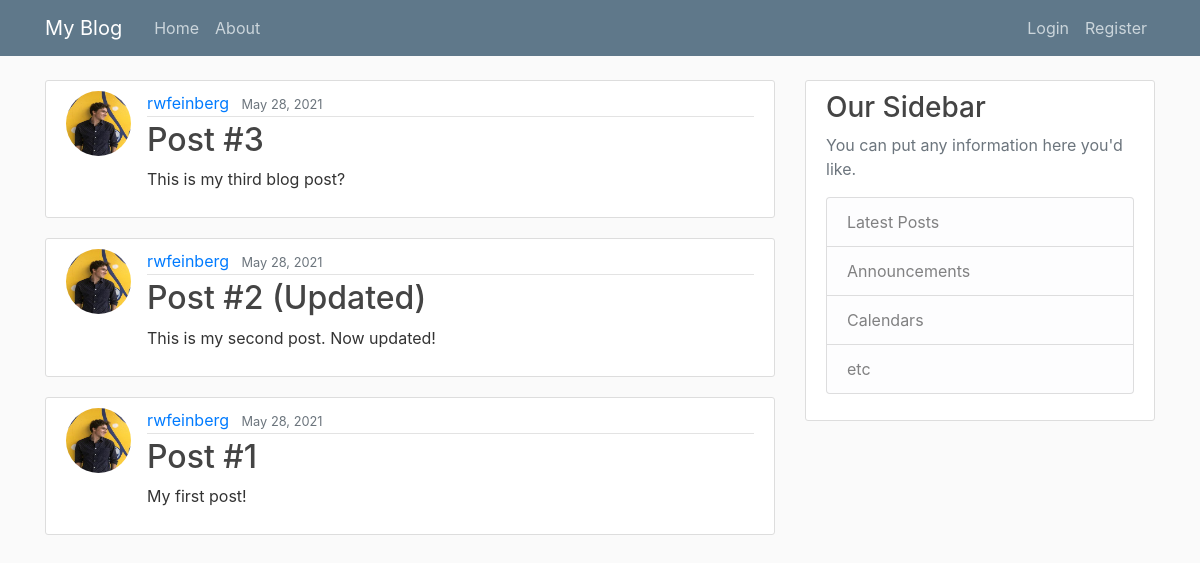
The app's page /, older data.
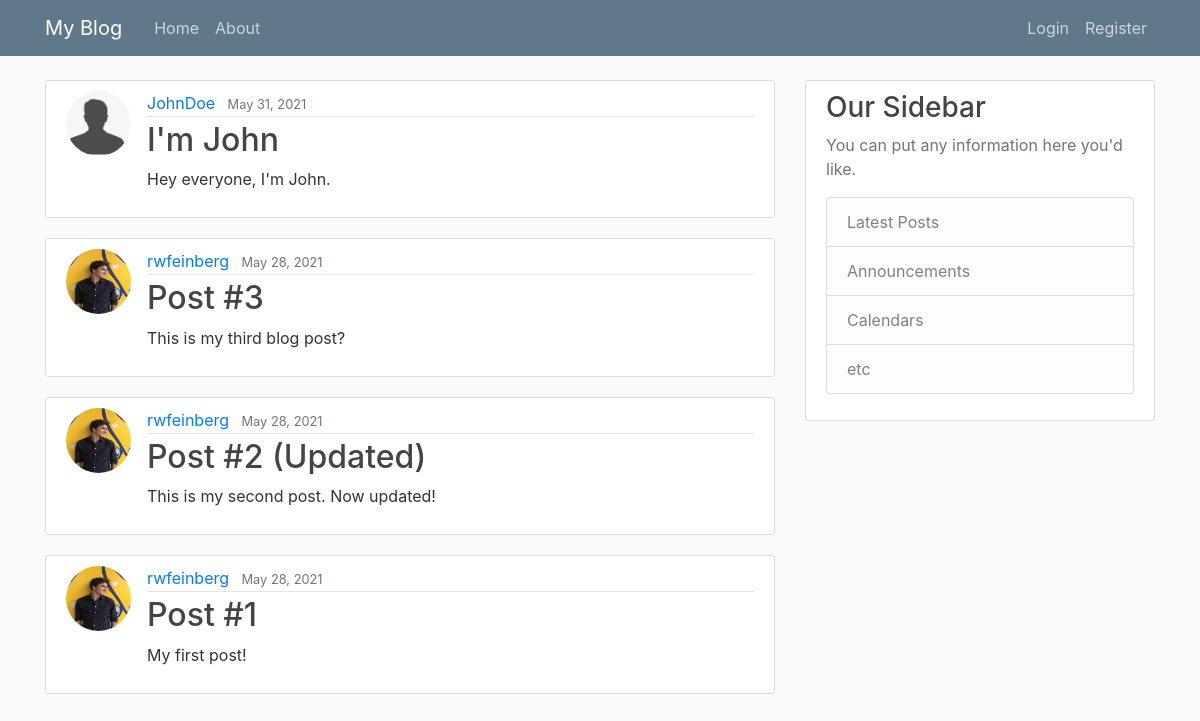
The same page, newer data.
### blog/models.py (models this page shows, shortened)
class Post(models.Model):
    title = models.CharField(max_length=100)
    content = models.TextField()
    date_posted = models.DateTimeField(auto_now_add=True)
    author = models.ForeignKey(User, on_delete=models.CASCADE)

### users/models.py (models this page shows, shortened)
class Profile(models.Model):
    user = models.OneToOneField(User, on_delete=models.CASCADE)             # Defines 1-to-1 existence of user and profile
    image = models.ImageField(default='default.jpg', upload_to='profile_pics')  # Defines profile picture location and default

### blog/views.py (the view)
# urls.py: path('', PostListView.as_view(), name='blog-home'),
class PostListView(ListView):
    model = Post                                            # active model
    template_name = 'blog/home.html'                        # HTML template for page
    context_object_name = 'posts'                           # name of 'object' within template
    ordering = ['-date_posted']                             # how to order posts on homepage
    paginate_by = 5                                         # objects per page

### blog/templates/blog/home.html (shortened to what this page needs)
{% extends "blog/base.html" %}
{% block content %}
    {% for post in posts %}
    <article class="media content-section">
      <img class="rounded-circle article-img" src="{{ post.author.profile.image.url }}" alt="">
        <div class="media-body">
          <div class="article-metadata">
            <a class="mr-2" href="#">{{ post.author }}</a>
            <small class="text-muted">{{ post.date_posted|date:"F d, Y" }}</small>
          </div>
          <h2><a class="article-title" href="{% url 'post-detail' post.id %}">{{ post.title }}</a></h2>
          <p class="article-content">{{ post.content }}</p>
        </div>
    </article>
    {% endfor %}
{% endblock content %}

Row changes from the older to the newer data that the page shows:
added Post: author.profile.image (placeholder picture), author "JohnDoe", date_posted "May 31, 2021", title "I'm John", content "Hey everyone, I'm John."
